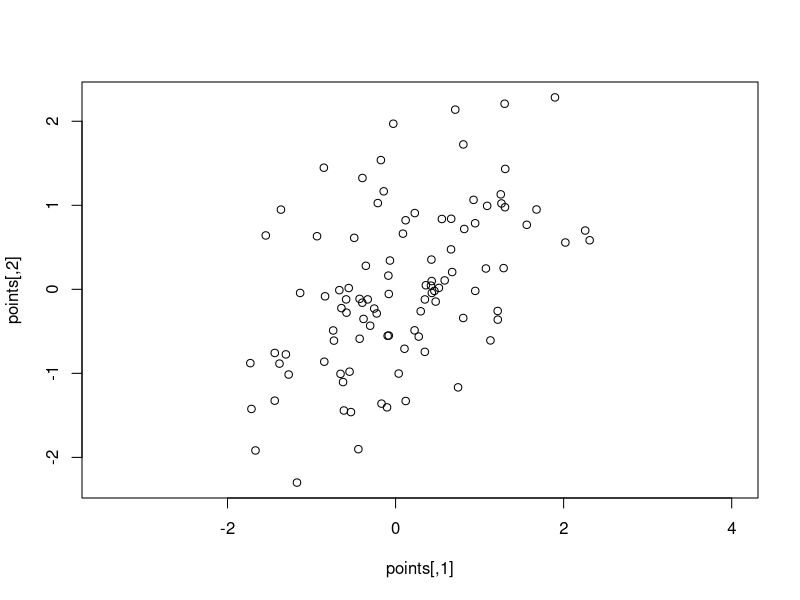
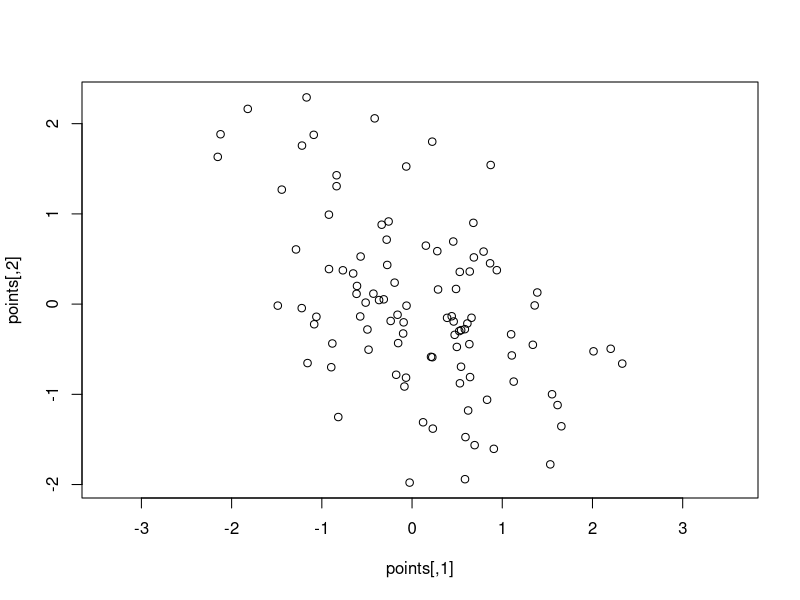
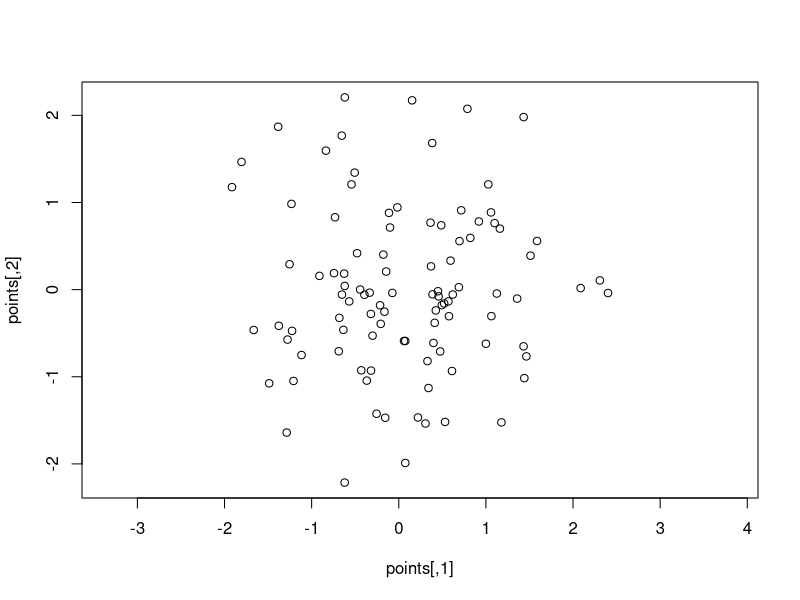
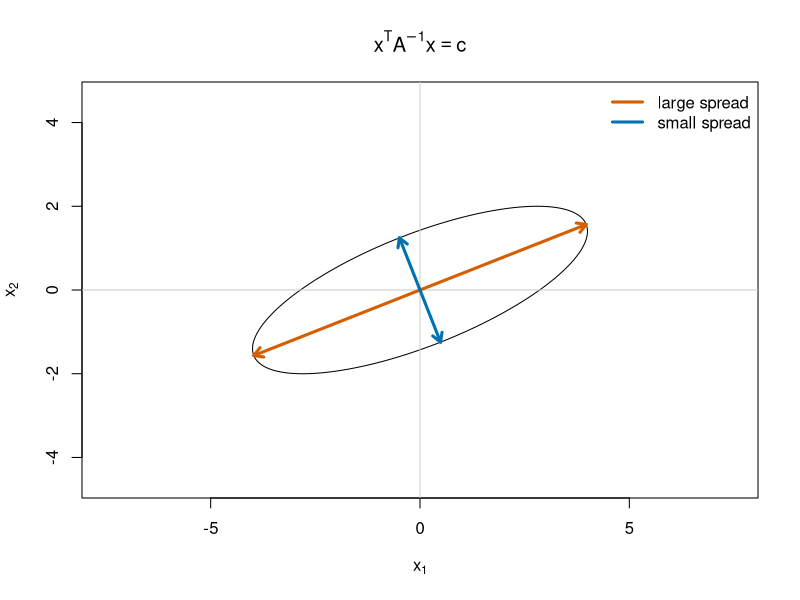

R code for these plots, in order:
## ---- chunk 1
A <- matrix(c(1, 2, 2, 1), nrow = 2)
A
B <- matrix(c(0, 1, 0, 1), nrow = 2)
B
## ---- chunk 2
A %*% B # multiplication
## ---- chunk 3
identity <- diag(1, nrow = 2)
identity

A %*% identity == A
## ---- chunk 4
set.seed(1)
A <- matrix(c(1, .5, .5, 1), nrow = 2) 
points <- mvtnorm::rmvnorm(100, mean = c(0,0), sigma = A)
plot(points, asp = 1)
## ---- chunk 5
set.seed(1)
A <- matrix(c(1, -.5, -.5, 1), nrow = 2) 
points <- mvtnorm::rmvnorm(100, mean = c(0,0), sigma = A)
plot(points, asp = 1)
## ---- chunk 6
set.seed(1)
A <- matrix(c(1, 0, 0, 1), nrow = 2) 
points <- mvtnorm::rmvnorm(100, mean = c(0,0), sigma = A)
plot(points, asp = 1)
## ---- chunk 7
#| echo: false
#| fig-width: 6.5
#| fig-height: 4.2
A <- matrix(c(4, 1.4,
              1.4, 1), nrow = 2)

level <- 4
theta <- seq(0, 2 * pi, length.out = 300)
circle <- rbind(cos(theta), sin(theta))

eig <- eigen(A)
ellipse <- t(eig$vectors %*% diag(sqrt(level * eig$values)) %*% circle)

lim <- max(abs(ellipse)) * 1.15
plot(ellipse, type = "l", asp = 1,
     xlim = c(-lim, lim), ylim = c(-lim, lim),
     xlab = expression(x[1]), ylab = expression(x[2]),
     main = expression(x^T * A^{-1} * x == c))
abline(h = 0, v = 0, col = "gray80")

cols <- c("#D55E00", "#0072B2")
for (j in 1:2) {
  axis_vec <- eig$vectors[, j] * sqrt(level * eig$values[j])
  arrows(0, 0, axis_vec[1], axis_vec[2],
         length = 0.10, lwd = 3, col = cols[j])
  arrows(0, 0, -axis_vec[1], -axis_vec[2],
         length = 0.10, lwd = 3, col = cols[j])
}
legend("topright", legend = c("large spread", "small spread"),
       col = cols, lwd = 3, bty = "n")
## ---- chunk 8
toy <- data.frame(
  coding = c(1, 2, 3, 4, 5, 6),
  stats = c(1.1, 1.9, 3.2, 3.8, 5.1, 5.9)
)

pca_toy <- prcomp(toy, scale. = TRUE)
round(summary(pca_toy)$importance, 3)
